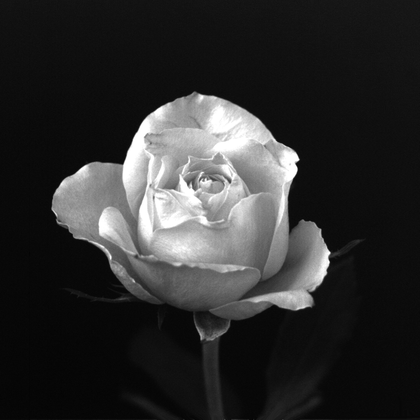
%> input picture Projeto_5/rose1024.tif, 420 x 420 px, shrunk from 1024 x 1024 before the run
$ octave Projeto_5.m   (GNU Octave 9; MATLAB toolbox functions it lacks are replaced by stand-ins)
%> lines starting %> are read from the running program, lines starting %| are printed output that depends on the picture
%> further down, f is the input picture: size 420x420 uint8; min 4, max 255, mean 46.8
### Projeto_5/imageHist4e.m
function [g]=imageHist4e(f,varargin)
% A função imageHist4e gera o histograma da imagem de entrada 'f' sendo que
% é normalizado para mode = 'n' e não normalizado com o mode = 'u'. Tem com
% default o modo normalizado.

[M,N] = size(f);
%> M = 420; N = 420
a = [0:255];

if(size(varargin)==0)
    b = Hist4e(f);
    c = b/(M*N);
    stem(a,c,'LineWidth',2,'Marker','.','MarkerSize',1);
    g = c;
else
    if(varargin{1}=='u')
       b = Hist4e(f);
       stem(a,b,'LineWidth',2,'Marker','.','MarkerSize',1);
       g = b;
    else
        if(varargin{1}=='n')
            b = Hist4e(f);
            c = b/(M*N);
            stem(a,c,'LineWidth',2,'Marker','.','MarkerSize',1);
            g = c;
        else
            disp('Mode invalido');
            g = 0;
        end
    end
end
end

### Projeto_5/Hist4e.m
function [g]=Hist4e(f)
% A fun玢o Hist4e gera um vetor que armazena as repti珲es dos valores
% de 'f' sendo que 'f' tem que ser uma imagem de em escala de cinza de oito
% bits por exemplo a quantida de vezes que o valor 253 aparece e na imagem f

a = zeros(1,256);
[M,N] = size(f);
%> M = 420; N = 420

for i = [1:M]
    for j =[1:N]
       a(f(i,j)+1) = a(f(i,j)+1) + 1;
    end
end
%> after the loop, a = 256 values, max 13237 at index 16, min 0 at index 1, mean 689.1

g = a;
%> g has the same summary as a


end

### Projeto_5/Projeto_5.m
f = imread('rose1024.tif');%%Leitura da imagem .tif;
figure(1)
g = imageHist4e(f,'n'); %%Execu玢o da fun玢o imageHist4e
%> in imageHist4e, `b = Hist4e(f);`: b has the same summary as a in Hist4e
%> in imageHist4e, `c = b/(M*N);`: c = 256 values, max 0.075 at index 16, min 0 at index 1, mean 0.00391
%> in imageHist4e, `g = c;`: g has the same summary as c
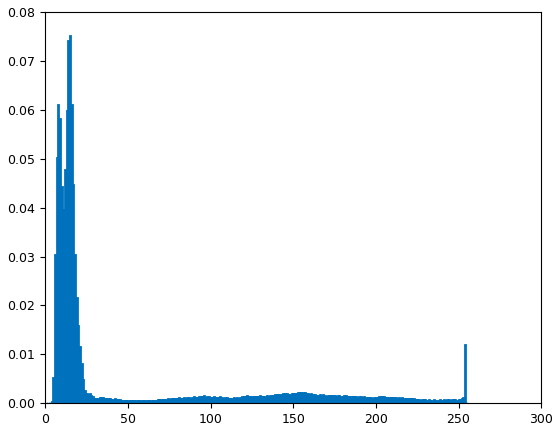
%> figure redrawn from the program's plot data; highest point at x = 15, y = 0.075
%> g has the same summary as c in imageHist4e
